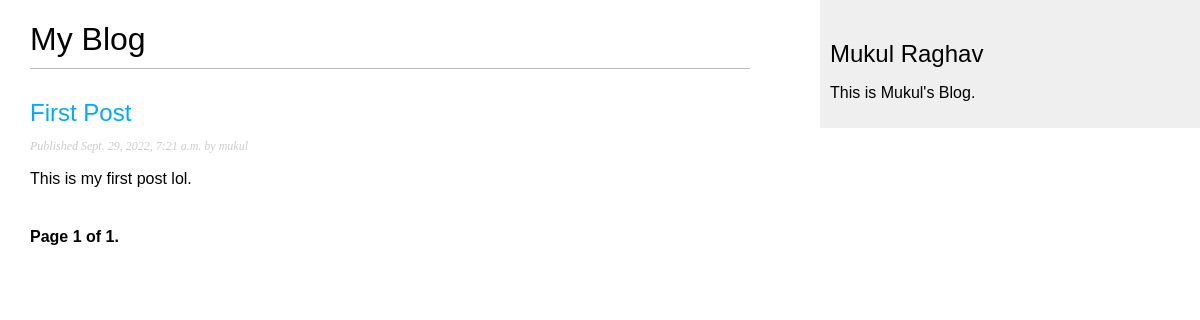
Page /blog/ on the earlier database version.
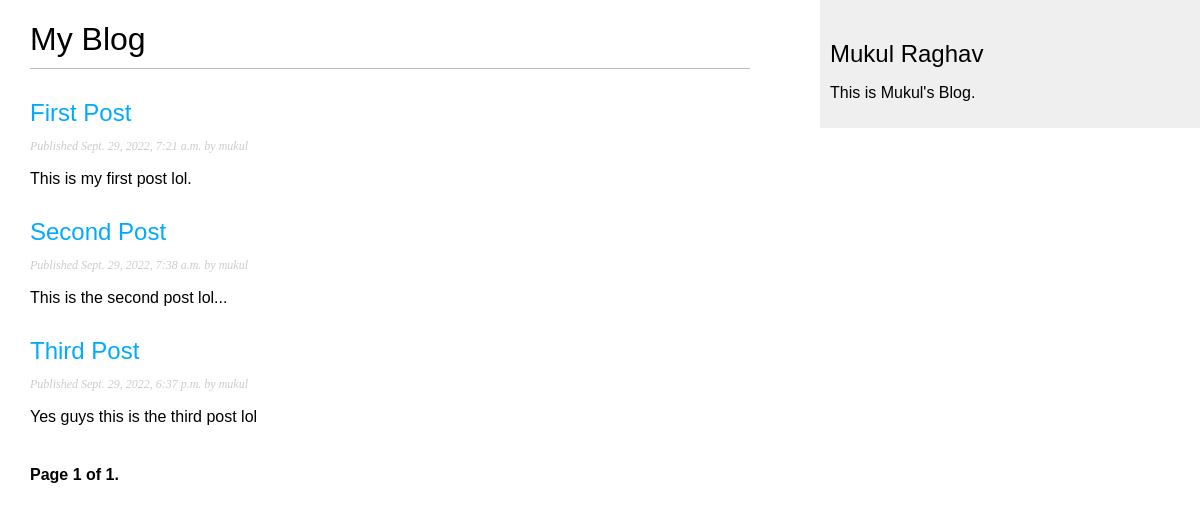
Same page on the later database version.
### blog/models.py (models this page shows)
class Post(models.Model):
    objects = models.Manager() #The default Manager
    published = PublishedManager()
    STATUS_CHOICES = (
        ('draft','Draft'),
        ('published','Published'),
    )
    title = models.CharField(max_length = 250)
    slug = models.SlugField(max_length = 250,
                            unique_for_date='publish')
    author = models.ForeignKey(User,on_delete = models.CASCADE,
                                related_name='blog_posts')
    body = models.TextField()
    publish = models.DateTimeField(default=timezone.now)
    created = models.DateTimeField(auto_now_add=True)
    updated = models.DateTimeField(auto_now=True)
    status = models.CharField(max_length=10,
                            choices=STATUS_CHOICES,
                            default='draft')
    def get_absolute_url(self):
        return reverse('blog:post_detail',
                        args = [self.publish.year,
                        self.publish.month,
                        self.publish.day,
                        self.slug])

### blog/views.py (the view)
# urls.py: path('',views.PostListView.as_view(), name='post_list'),
class PostListView(ListView):
    queryset = Post.published.all()
    context_object_name = 'posts'
    paginate_by = 3
    template_name = 'blog/post/list.html'

### blog/templates/blog/post/list.html (shortened to what this page needs)
{% extends "blog/base.html" %}
{% block content %}
    <h1>My Blog</h1>
    {% for post in posts %}
        <h2>
            <a href="{{ post.get_absolute_url }}">
                {{ post.title }}
            </a>
        </h2>
        <p class="date">
            Published {{ post.publish }} by {{ post.author }}
        </p>
        {{ post.body|truncatewords:30|linebreaks }}
    {% endfor %}
    {% include "blog/pagination.html" with page=page_obj %}
{% endblock %}

Differences in the rows shown:
now on this page (row edited): Post: title "Second Post", publish "Sept. 29, 2022, 7:38 a.m.", author "mukul", body "This is the second post lol..."
added Post: title "Third Post", publish "Sept. 29, 2022, 6:37 p.m.", author "mukul", body "Yes guys this is the third post lol"
